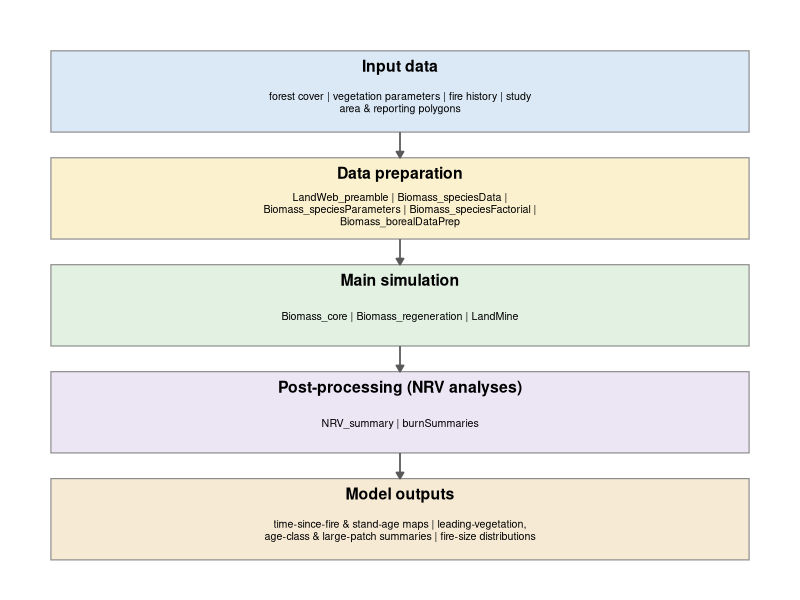

Source code (R):
## ---- chunk 1
knitr::opts_chunk$set(echo = FALSE, message = FALSE, warning = FALSE)
library(data.table)
library(ggplot2)
library(kableExtra)
## ---- chunk 2
#| label: fig-workflow
#| fig-cap: "The LandWeb v3 modelling workflow: input data feed a data-preparation stage, a main simulation, and a post-processing (NRV analyses) stage that produces the summary outputs. In v3 the post-processing modules NRV_summary and burnSummaries replace the v2 trio timeSinceFire / LandWeb_output / LandWeb_summary."
wf <- data.frame(
  y = 5:1,
  title = c("Input data", "Data preparation", "Main simulation",
    "Post-processing (NRV analyses)", "Model outputs"),
  body = c(
    "forest cover  |  vegetation parameters  |  fire history  |  study area & reporting polygons",
    "LandWeb_preamble  |  Biomass_speciesData  |  Biomass_speciesParameters  |  Biomass_speciesFactorial  |  Biomass_borealDataPrep",
    "Biomass_core  |  Biomass_regeneration  |  LandMine",
    "NRV_summary  |  burnSummaries",
    "time-since-fire & stand-age maps  |  leading-vegetation, age-class & large-patch summaries  |  fire-size distributions"
  ),
  fill = c("#dbe9f6", "#fbf1cf", "#e3f1e3", "#ece5f4", "#f6ead4"),
  stringsAsFactors = FALSE
)
wrapl <- function(s, w = 62) vapply(s, function(x) paste(strwrap(x, width = w), collapse = "\n"), character(1))
wf$body_w <- wrapl(wf$body)
arrows <- data.frame(ytop = c(5, 4, 3, 2))

ggplot(wf) +
  geom_rect(aes(xmin = 0.2, xmax = 9.8, ymin = y - 0.38, ymax = y + 0.38, fill = fill),
    color = "grey55", linewidth = 0.4) +
  geom_text(aes(x = 5, y = y + 0.24, label = title), fontface = "bold", size = 4) +
  geom_text(aes(x = 5, y = y - 0.10, label = body_w), size = 2.7, lineheight = 0.95) +
  geom_segment(data = arrows, aes(x = 5, xend = 5, y = ytop - 0.38, yend = ytop - 0.62),
    arrow = arrow(length = unit(0.18, "cm"), type = "closed"), color = "grey35", linewidth = 0.6) +
  scale_fill_identity() +
  coord_cartesian(xlim = c(0, 10), ylim = c(0.5, 5.6), clip = "off") +
  theme_void()
## ---- chunk 3
#| label: tbl-suite
#| tbl-cap: "The LandWeb v3 report suite."
suite <- data.table(
  Report = c("00", "01", "02", "03", "04", "05", "06", "07", "Manual"),
  Contents = c(
    "Overview and rationale (this document); modelling workflow; report index.",
    "Study-area vegetation: SCANFI composition, and the kNN (v2) to SCANFI (v3) initial-condition change.",
    "Fire-model inputs: the LandMine LTHFC v10 (2026 NW Alberta) update vs the previous v8c / Spray Lake layers.",
    "Code and module changes v2 to v3: per-module/package history; SpaDES framework breakage and the targets switch.",
    "Output differences v2 vs v3: how the simulated NRV and burn summaries change (planned).",
    "Per-study-area summary: the templated NRV report rendered per FMA --- the client-facing deliverable (planned).",
    "Provenance: the input/output manifest and reproducibility standards (planned).",
    "Best-practices alignment vs forest-landscape-model calibration guidance (planned, optional).",
    "User guide / manual (migrating from bookdown to a Quarto book), tracked by issue #128."
  )
)
knitr::kable(suite, align = "ll", booktabs = TRUE) |>
  kable_styling(font_size = 8.5, latex_options = "hold_position") |>
  column_spec(1, width = "3.5em") |>
  column_spec(2, width = "38em")
